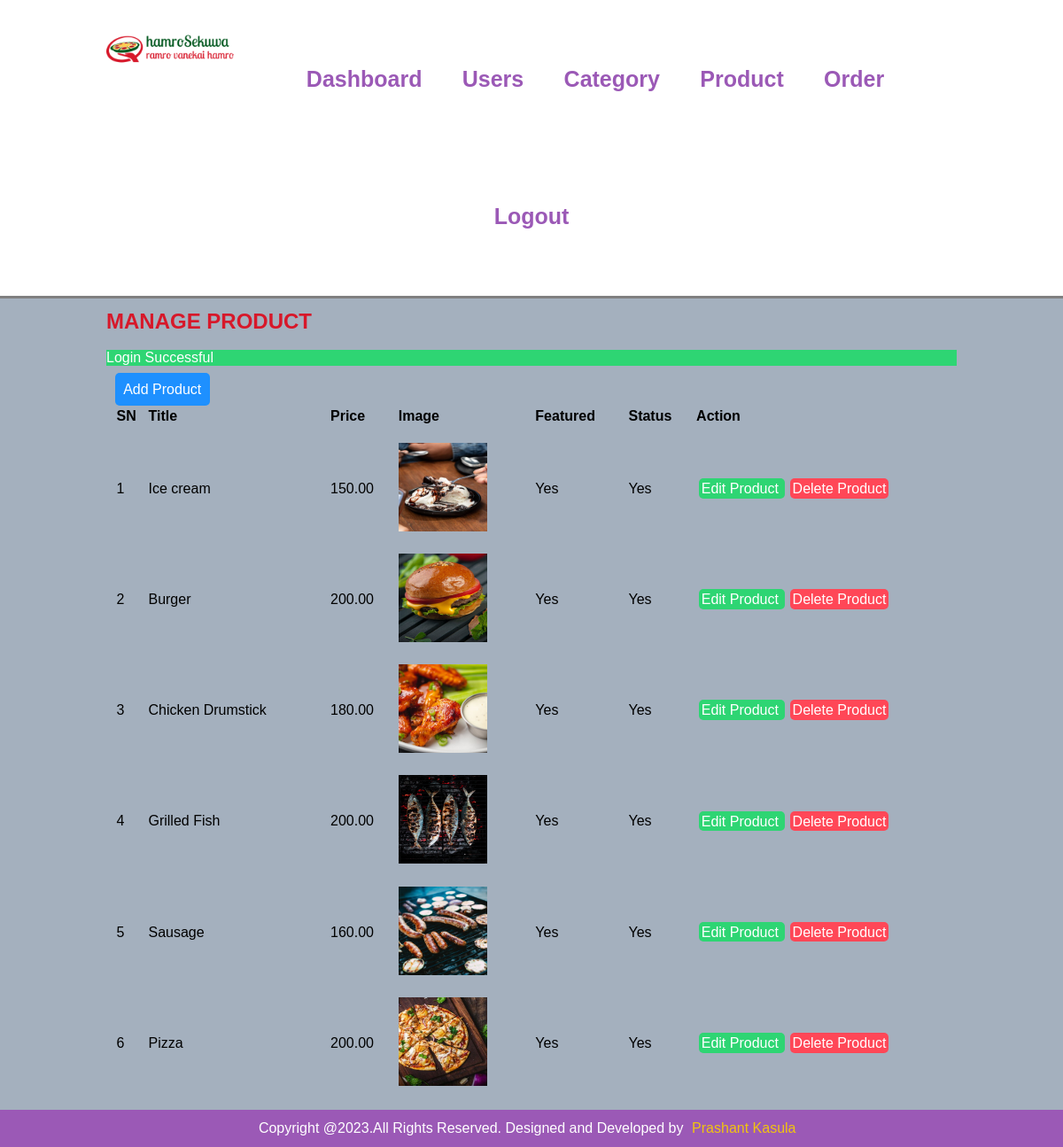
Before: /admin/manage-product.php (signed in) with the older database file.
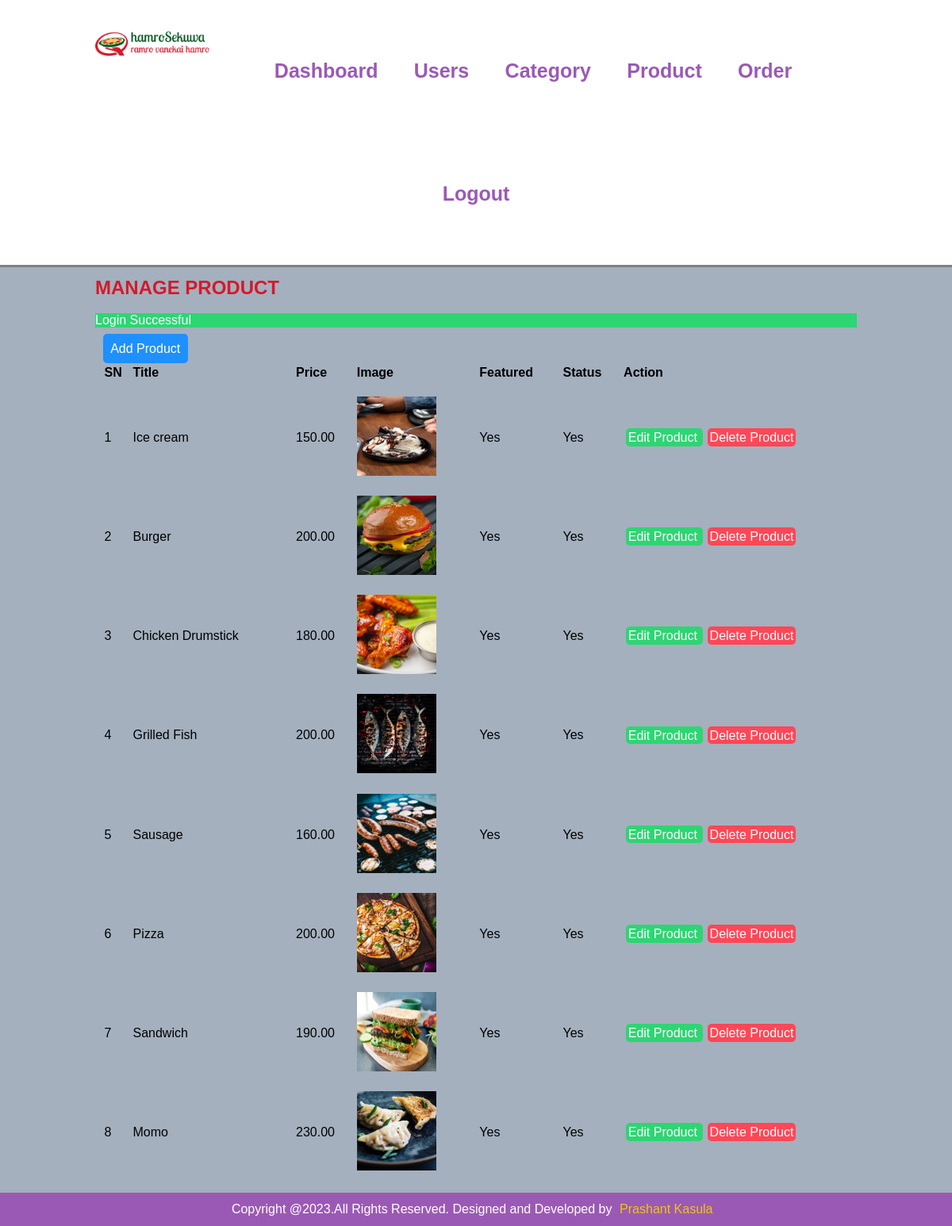
After: the same page with the newer database file.
### tables this page shows
CREATE TABLE `products` (
  `id` int(10) UNSIGNED NOT NULL,
  `title` varchar(150) NOT NULL,
  `price` decimal(10,2) NOT NULL,
  `description` text DEFAULT NULL,
  `category_id` int(10) UNSIGNED NOT NULL,
  `featured` varchar(10) NOT NULL,
  `status` varchar(10) NOT NULL,
  `image_name` varchar(255) NOT NULL
);

### admin/manage-product.php (the view)
<?php include('common/header.php') ?>
    <section class="content">
        <div class="wrapper">
             <h1 class="heading">MANAGE PRODUCT</h1><br>
             <?php include('config/session.php') ?>
             <br>
                <a class="btn btn-secondary product-add" href="add-product.php"> Add Product</a>
             <br>
                <table class="table">
                    <thead>
                       <tr>
                            <th>SN</th>
                            <th>Title</th>
                            <th>Price</th>
                            <th>Image</th>
                            <th>Featured</th>
                            <th>Status</th>
                            <th>Action</th>
                       </tr>
                    </thead>
                    <tbody>
                        <?php
                        $sql = "SELECT * FROM `products`";
                        $exec = mysqli_query($conn, $sql);
                        if($exec == TRUE){
                            $count = mysqli_num_rows($exec);
                            if($count > 0){
                                $sn=1;
                                while( $rows = mysqli_fetch_assoc($exec)){
                                    $id = $rows['id'];
                                    $title = $rows['title'];
                                    $price = $rows['price'];
                                    $current_image = $rows['image_name'];
                                    $featured = $rows['featured'];
                                    $status = $rows['status'];
                                    ?>
                                    <tr>
                                        <td><?php echo $sn++; ?></td>
                                        <td><?php echo $title; ?></td>
                                        <td><?php echo $price; ?></td>
                                        <?php
                                        if($current_image != ""){
                                            ?>
                                            <td><img width="100" height="100" src="../images/product/<?php echo $current_image; ?>" alt="<?php echo $current_image; ?>"></td>
                                            <?php
                                        }else{
                                            echo '<td>No Image Found</td>';
                                        }
                                        ?>
                                        <td><?php echo $featured; ?></td>
                                        <td><?php echo $status; ?></td>
                                        <td>
                                    <a class="btn btn-primary" href="<?php  echo APP_URL; ?>admin/edit-product.php?id=<?php echo $id; ?>">
                                Edit Product
                            </a>
                                <a class="btn btn-danger" href="<?php  echo APP_URL; ?>admin/delete-product.php?id=<?php echo $id; ?>">
                                    Delete Product
                                </a>
                                    </td>
                                </tr>
                                    <?php
                                }
                            }else{
                                echo'<tr><td colspan="7" class="text-center">No products to display</td></tr>';
                            }
                        }
                        ?>
                    </tbody>
                </table>
        </div>
    </section>
<?php include('common/footer.php') ?>

### admin/common/header.php (shortened to what this page needs)
<!DOCTYPE html>
<html lang="en">
<head>
    <link rel="stylesheet" href="../css/admin.css">
</head>
<body>
    <section class="menubar">
        <div class="wrapper">
            <div class="logo">
                <img src="../images/logo2.png" class="img-responsive" alt="logo">
            </div>
            <div class="menu text-center">
                <ul>
                    <li><a href="index.php">Dashboard</a></li>
                    <li><a href="manage-user.php">Users</a></li>
                    <li><a href="manage-category.php">Category</a></li>
                    <li><a href="manage-product.php">Product</a></li>
                    <li><a href="manage-order.php">Order</a></li>
                    <li><a href="logout.php">Logout</a></li>
                </ul>
            </div>
        </div>
    </section>

### admin/config/session.php (shortened to what this page needs)
<?php
                if(isset($_SESSION['message'])){
                    echo $_SESSION['message'];
                }
?>

### admin/common/footer.php
    <section class="footer">
        <div class="wrapper text-center">
            <p>Copyright @<?php echo date('Y'); ?>.All Rights Reserved. Designed and Developed by<a class="footer-link"href="#">Prashant Kasula</a></p>
        </div>
    </section>
</body>
</html>

### css/admin.css (style rules this page uses)
* { margin: 0; padding: 0; font-family: Arial, Helvetica, sans-serif ; }
.wrapper { width: 80%; margin: 0 auto; padding: 1%; }
.text-center { text-align: center; }
.logo { width: 15%; float: left; }
.img-responsive { width: 100%; cursor: pointer; }
.menubar { border-bottom: 3px solid gray; }
.menu { line-height: 155px; font-size: 25px; }
.menu ul { list-style-type: none; }
.menu ul li { display: inline; padding: 0 1%; font-weight: bold; }
.menu ul li a { text-decoration: none; color: #9b59b6; font-weight: bold; }
.footer { background-color:#9b59b6; color: #fff }
.footer-link { text-decoration: none; color: #f1c40f; }
.content { background-color: #a4b0be; padding-top: 1% 0; }
.heading { color: #d7182a; font-weight: 900; }
.table { width: 100%; }
.table tr th { text-align: left; padding: 1%; }
.table tr td { padding: 1%; }
a { text-decoration: none; margin: 1%; }
.btn { padding: 1%; color: white; font-size: 1rem; border-radius: 5px; border: none; }
.btn-primary { background-color: #2ed573; cursor: pointer; }
.btn-secondary { background-color: #1e90ff; }
.btn-danger { background-color: #ff4757; }
.success { color: white; background-color: #2ed573; }

Changed rows visible on the page:
added products: title "Sandwich", price "190.00", image_name (picture), featured "Yes", status "Yes"
added products: title "Momo", price "230.00", image_name (picture), featured "Yes", status "Yes"
